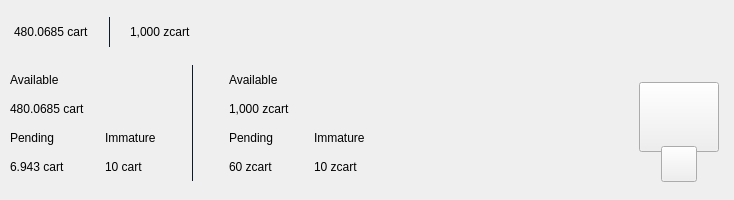
<?xml version="1.0" encoding="UTF-8"?>
<ui version="4.0">
 <class>TopBar</class>
 <widget class="QWidget" name="TopBar">
  <property name="geometry">
   <rect>
    <x>0</x>
    <y>0</y>
    <width>734</width>
    <height>200</height>
   </rect>
  </property>
  <property name="minimumSize">
   <size>
    <width>0</width>
    <height>200</height>
   </size>
  </property>
  <property name="maximumSize">
   <size>
    <width>16777215</width>
    <height>200</height>
   </size>
  </property>
  <property name="windowTitle">
   <string>Form</string>
  </property>
  <layout class="QVBoxLayout" name="verticalLayout_10" stretch="0">
   <property name="spacing">
    <number>0</number>
   </property>
   <property name="leftMargin">
    <number>0</number>
   </property>
   <property name="topMargin">
    <number>0</number>
   </property>
   <property name="rightMargin">
    <number>0</number>
   </property>
   <property name="bottomMargin">
    <number>0</number>
   </property>
   <item>
    <widget class="PFBorderImage" name="containerTop" native="true">
     <layout class="QVBoxLayout" name="verticalLayout_11">
      <property name="spacing">
       <number>0</number>
      </property>
      <property name="leftMargin">
       <number>0</number>
      </property>
      <property name="topMargin">
       <number>0</number>
      </property>
      <property name="rightMargin">
       <number>0</number>
      </property>
      <property name="bottomMargin">
       <number>0</number>
      </property>
      <item>
       <widget class="QWidget" name="top_container_2" native="true">
        <property name="minimumSize">
         <size>
          <width>0</width>
          <height>65</height>
         </size>
        </property>
        <layout class="QHBoxLayout" name="top_container">
         <property name="spacing">
          <number>0</number>
         </property>
         <property name="leftMargin">
          <number>14</number>
         </property>
         <property name="topMargin">
          <number>0</number>
         </property>
         <property name="rightMargin">
          <number>14</number>
         </property>
         <property name="bottomMargin">
          <number>0</number>
         </property>
         <item alignment="Qt::AlignVCenter">
          <widget class="QWidget" name="widgetTopAmount" native="true">
           <property name="sizePolicy">
            <sizepolicy hsizetype="Preferred" vsizetype="Maximum">
             <horstretch>0</horstretch>
             <verstretch>0</verstretch>
            </sizepolicy>
           </property>
           <layout class="QHBoxLayout" name="horizontalLayout_5">
            <property name="spacing">
             <number>0</number>
            </property>
            <property name="leftMargin">
             <number>0</number>
            </property>
            <property name="topMargin">
             <number>0</number>
            </property>
            <property name="rightMargin">
             <number>0</number>
            </property>
            <property name="bottomMargin">
             <number>0</number>
            </property>
            <item alignment="Qt::AlignTop">
             <widget class="QLabel" name="labelAmountTopcart">
              <property name="minimumSize">
               <size>
                <width>0</width>
                <height>36</height>
               </size>
              </property>
              <property name="styleSheet">
               <string notr="true">padding:0px;margin:0px;</string>
              </property>
              <property name="text">
               <string>480.0685 cart</string>
              </property>
             </widget>
            </item>
            <item>
             <spacer name="horizontalSpacer_11">
              <property name="orientation">
               <enum>Qt::Horizontal</enum>
              </property>
              <property name="sizeType">
               <enum>QSizePolicy::Fixed</enum>
              </property>
              <property name="sizeHint" stdset="0">
               <size>
                <width>20</width>
                <height>20</height>
               </size>
              </property>
             </spacer>
            </item>
            <item alignment="Qt::AlignVCenter">
             <widget class="QLabel" name="label_16">
              <property name="minimumSize">
               <size>
                <width>1</width>
                <height>30</height>
               </size>
              </property>
              <property name="maximumSize">
               <size>
                <width>1</width>
                <height>30</height>
               </size>
              </property>
              <property name="styleSheet">
               <string notr="true">background-color:#0e192b;
padding:0px;
border:none;</string>
              </property>
              <property name="text">
               <string/>
              </property>
             </widget>
            </item>
            <item>
             <spacer name="horizontalSpacer_12">
              <property name="orientation">
               <enum>Qt::Horizontal</enum>
              </property>
              <property name="sizeType">
               <enum>QSizePolicy::Fixed</enum>
              </property>
              <property name="sizeHint" stdset="0">
               <size>
                <width>20</width>
                <height>20</height>
               </size>
              </property>
             </spacer>
            </item>
            <item alignment="Qt::AlignTop">
             <widget class="QLabel" name="labelAmountTopzcart">
              <property name="minimumSize">
               <size>
                <width>0</width>
                <height>36</height>
               </size>
              </property>
              <property name="text">
               <string>1,000 zcart</string>
              </property>
             </widget>
            </item>
           </layout>
          </widget>
         </item>
         <item>
          <spacer name="horizontalSpacer">
           <property name="orientation">
            <enum>Qt::Horizontal</enum>
           </property>
           <property name="sizeHint" stdset="0">
            <size>
             <width>40</width>
             <height>20</height>
            </size>
           </property>
          </spacer>
         </item>
         <item>
          <layout class="QHBoxLayout" name="horizontalLayout_4">
           <property name="spacing">
            <number>12</number>
           </property>
           <property name="rightMargin">
            <number>0</number>
           </property>
           <item alignment="Qt::AlignRight">
            <widget class="QWidget" name="layoutSync" native="true">
             <property name="minimumSize">
              <size>
               <width>0</width>
               <height>36</height>
              </size>
             </property>
             <property name="maximumSize">
              <size>
               <width>16777215</width>
               <height>36</height>
              </size>
             </property>
             <layout class="QVBoxLayout" name="verticalLayout_9">
              <property name="leftMargin">
               <number>0</number>
              </property>
              <property name="topMargin">
               <number>0</number>
              </property>
              <property name="rightMargin">
               <number>0</number>
              </property>
              <property name="bottomMargin">
               <number>0</number>
              </property>
              <item>
               <widget class="ExpandableButton" name="pushButtonSync" native="true">
                <property name="minimumSize">
                 <size>
                  <width>36</width>
                  <height>36</height>
                 </size>
                </property>
                <property name="maximumSize">
                 <size>
                  <width>16777215</width>
                  <height>36</height>
                 </size>
                </property>
               </widget>
              </item>
             </layout>
            </widget>
           </item>
           <item>
            <widget class="ExpandableButton" name="pushButtonMint" native="true">
             <property name="minimumSize">
              <size>
               <width>36</width>
               <height>36</height>
              </size>
             </property>
            </widget>
           </item>
           <item>
            <widget class="ExpandableButton" name="pushButtonStack" native="true">
             <property name="minimumSize">
              <size>
               <width>36</width>
               <height>36</height>
              </size>
             </property>
            </widget>
           </item>
           <item>
            <widget class="ExpandableButton" name="pushButtonColdStaking" native="true">
             <property name="minimumSize">
              <size>
               <width>36</width>
               <height>36</height>
              </size>
             </property>
            </widget>
           </item>
           <item>
            <widget class="ExpandableButton" name="pushButtonConnection" native="true">
             <property name="minimumSize">
              <size>
               <width>36</width>
               <height>36</height>
              </size>
             </property>
            </widget>
           </item>
           <item>
            <widget class="ExpandableButton" name="pushButtonLock" native="true">
             <property name="sizePolicy">
              <sizepolicy hsizetype="Expanding" vsizetype="Expanding">
               <horstretch>0</horstretch>
               <verstretch>0</verstretch>
              </sizepolicy>
             </property>
             <property name="minimumSize">
              <size>
               <width>36</width>
               <height>0</height>
              </size>
             </property>
            </widget>
           </item>
           <item>
            <widget class="ExpandableButton" name="pushButtonTheme" native="true">
             <property name="minimumSize">
              <size>
               <width>36</width>
               <height>36</height>
              </size>
             </property>
             <property name="maximumSize">
              <size>
               <width>16777215</width>
               <height>36</height>
              </size>
             </property>
            </widget>
           </item>
           <item>
            <widget class="ExpandableButton" name="pushButtonFAQ" native="true">
             <property name="minimumSize">
              <size>
               <width>36</width>
               <height>36</height>
              </size>
             </property>
            </widget>
           </item>
          </layout>
         </item>
        </layout>
       </widget>
      </item>
      <item>
       <widget class="QWidget" name="bottom_container" native="true">
        <property name="minimumSize">
         <size>
          <width>0</width>
          <height>135</height>
         </size>
        </property>
        <layout class="QHBoxLayout" name="botton_container">
         <property name="leftMargin">
          <number>10</number>
         </property>
         <property name="topMargin">
          <number>0</number>
         </property>
         <property name="rightMargin">
          <number>10</number>
         </property>
         <property name="bottomMargin">
          <number>10</number>
         </property>
         <item>
          <layout class="QHBoxLayout" name="horizontalLayout_3">
           <property name="bottomMargin">
            <number>9</number>
           </property>
           <item>
            <layout class="QVBoxLayout" name="verticalLayout_7">
             <property name="spacing">
              <number>0</number>
             </property>
             <property name="leftMargin">
              <number>0</number>
             </property>
             <property name="rightMargin">
              <number>30</number>
             </property>
             <item>
              <layout class="QVBoxLayout" name="verticalLayout_2">
               <item>
                <widget class="QLabel" name="labelTitle1">
                 <property name="text">
                  <string>Available</string>
                 </property>
                </widget>
               </item>
               <item>
                <widget class="QLabel" name="labelAmountcart">
                 <property name="text">
                  <string>480.0685 cart</string>
                 </property>
                </widget>
               </item>
              </layout>
             </item>
             <item>
              <layout class="QHBoxLayout" name="horizontalLayout_2">
               <property name="spacing">
                <number>0</number>
               </property>
               <item>
                <layout class="QVBoxLayout" name="verticalLayout_3">
                 <item>
                  <widget class="QLabel" name="labelTitle3">
                   <property name="text">
                    <string>Pending</string>
                   </property>
                  </widget>
                 </item>
                 <item>
                  <widget class="QLabel" name="labelPendingcart">
                   <property name="text">
                    <string>6.943 cart</string>
                   </property>
                  </widget>
                 </item>
                </layout>
               </item>
               <item>
                <spacer name="horizontalSpacer_3">
                 <property name="orientation">
                  <enum>Qt::Horizontal</enum>
                 </property>
                 <property name="sizeType">
                  <enum>QSizePolicy::Fixed</enum>
                 </property>
                 <property name="sizeHint" stdset="0">
                  <size>
                   <width>40</width>
                   <height>20</height>
                  </size>
                 </property>
                </spacer>
               </item>
               <item>
                <layout class="QVBoxLayout" name="verticalLayout_4">
                 <item>
                  <widget class="QLabel" name="labelTitle4">
                   <property name="text">
                    <string>Immature</string>
                   </property>
                  </widget>
                 </item>
                 <item>
                  <widget class="QLabel" name="labelImmaturecart">
                   <property name="text">
                    <string>10 cart</string>
                   </property>
                  </widget>
                 </item>
                </layout>
               </item>
              </layout>
             </item>
            </layout>
           </item>
           <item>
            <widget class="QLabel" name="label_9">
             <property name="minimumSize">
              <size>
               <width>1</width>
               <height>100</height>
              </size>
             </property>
             <property name="maximumSize">
              <size>
               <width>1</width>
               <height>16777215</height>
              </size>
             </property>
             <property name="styleSheet">
              <string notr="true">background-color:#0e192b;
padding:0px;
border:none;</string>
             </property>
             <property name="text">
              <string/>
             </property>
            </widget>
           </item>
           <item>
            <layout class="QVBoxLayout" name="verticalLayout_8">
             <property name="spacing">
              <number>0</number>
             </property>
             <property name="leftMargin">
              <number>30</number>
             </property>
             <item>
              <layout class="QVBoxLayout" name="verticalLayout">
               <item>
                <widget class="QLabel" name="labelTitle2">
                 <property name="text">
                  <string>Available</string>
                 </property>
                </widget>
               </item>
               <item>
                <widget class="QLabel" name="labelAmountzcart">
                 <property name="text">
                  <string>1,000 zcart</string>
                 </property>
                </widget>
               </item>
              </layout>
             </item>
             <item>
              <layout class="QHBoxLayout" name="horizontalLayout">
               <property name="spacing">
                <number>0</number>
               </property>
               <item>
                <layout class="QVBoxLayout" name="verticalLayout_5">
                 <item>
                  <widget class="QLabel" name="labelTitle5">
                   <property name="text">
                    <string>Pending</string>
                   </property>
                  </widget>
                 </item>
                 <item>
                  <widget class="QLabel" name="labelPendingzcart">
                   <property name="text">
                    <string>60 zcart</string>
                   </property>
                  </widget>
                 </item>
                </layout>
               </item>
               <item>
                <spacer name="horizontalSpacer_4">
                 <property name="orientation">
                  <enum>Qt::Horizontal</enum>
                 </property>
                 <property name="sizeType">
                  <enum>QSizePolicy::Fixed</enum>
                 </property>
                 <property name="sizeHint" stdset="0">
                  <size>
                   <width>40</width>
                   <height>20</height>
                  </size>
                 </property>
                </spacer>
               </item>
               <item>
                <layout class="QVBoxLayout" name="verticalLayout_6">
                 <item>
                  <widget class="QLabel" name="labelTitle6">
                   <property name="text">
                    <string>Immature</string>
                   </property>
                  </widget>
                 </item>
                 <item>
                  <widget class="QLabel" name="labelImmaturezcart">
                   <property name="text">
                    <string>10 zcart</string>
                   </property>
                  </widget>
                 </item>
                </layout>
               </item>
              </layout>
             </item>
            </layout>
           </item>
          </layout>
         </item>
         <item>
          <spacer name="horizontalSpacer_2">
           <property name="orientation">
            <enum>Qt::Horizontal</enum>
           </property>
           <property name="sizeHint" stdset="0">
            <size>
             <width>40</width>
             <height>20</height>
            </size>
           </property>
          </spacer>
         </item>
         <item alignment="Qt::AlignHCenter|Qt::AlignVCenter">
          <widget class="QWidget" name="qrContainer" native="true">
           <property name="sizePolicy">
            <sizepolicy hsizetype="Preferred" vsizetype="Minimum">
             <horstretch>0</horstretch>
             <verstretch>0</verstretch>
            </sizepolicy>
           </property>
           <property name="minimumSize">
            <size>
             <width>90</width>
             <height>110</height>
            </size>
           </property>
           <property name="maximumSize">
            <size>
             <width>90</width>
             <height>110</height>
            </size>
           </property>
           <layout class="QVBoxLayout" name="containerQR">
            <property name="spacing">
             <number>0</number>
            </property>
            <property name="leftMargin">
             <number>5</number>
            </property>
            <property name="topMargin">
             <number>10</number>
            </property>
            <property name="rightMargin">
             <number>5</number>
            </property>
            <property name="bottomMargin">
             <number>0</number>
            </property>
            <item>
             <widget class="QPushButton" name="btnQr">
              <property name="minimumSize">
               <size>
                <width>70</width>
                <height>70</height>
               </size>
              </property>
              <property name="maximumSize">
               <size>
                <width>16777215</width>
                <height>70</height>
               </size>
              </property>
              <property name="focusPolicy">
               <enum>Qt::NoFocus</enum>
              </property>
              <property name="text">
               <string/>
              </property>
              <property name="iconSize">
               <size>
                <width>70</width>
                <height>70</height>
               </size>
              </property>
             </widget>
            </item>
            <item>
             <spacer name="verticalSpacer">
              <property name="orientation">
               <enum>Qt::Vertical</enum>
              </property>
              <property name="sizeType">
               <enum>QSizePolicy::Fixed</enum>
              </property>
              <property name="sizeHint" stdset="0">
               <size>
                <width>20</width>
                <height>20</height>
               </size>
              </property>
             </spacer>
            </item>
            <item alignment="Qt::AlignHCenter|Qt::AlignBottom">
             <widget class="QPushButton" name="pushButtonQR">
              <property name="minimumSize">
               <size>
                <width>36</width>
                <height>36</height>
               </size>
              </property>
              <property name="maximumSize">
               <size>
                <width>36</width>
                <height>36</height>
               </size>
              </property>
              <property name="focusPolicy">
               <enum>Qt::NoFocus</enum>
              </property>
              <property name="text">
               <string/>
              </property>
             </widget>
            </item>
           </layout>
          </widget>
         </item>
        </layout>
       </widget>
      </item>
     </layout>
    </widget>
   </item>
  </layout>
 </widget>
 <customwidgets>
  <customwidget>
   <class>ExpandableButton</class>
   <extends>QWidget</extends>
   <header>qt/cart/expandablebutton.h</header>
   <container>1</container>
  </customwidget>
  <customwidget>
   <class>PFBorderImage</class>
   <extends>QFrame</extends>
   <header>qt/cart/pfborderimage.h</header>
   <container>1</container>
  </customwidget>
 </customwidgets>
 <resources/>
 <connections/>
</ui>
